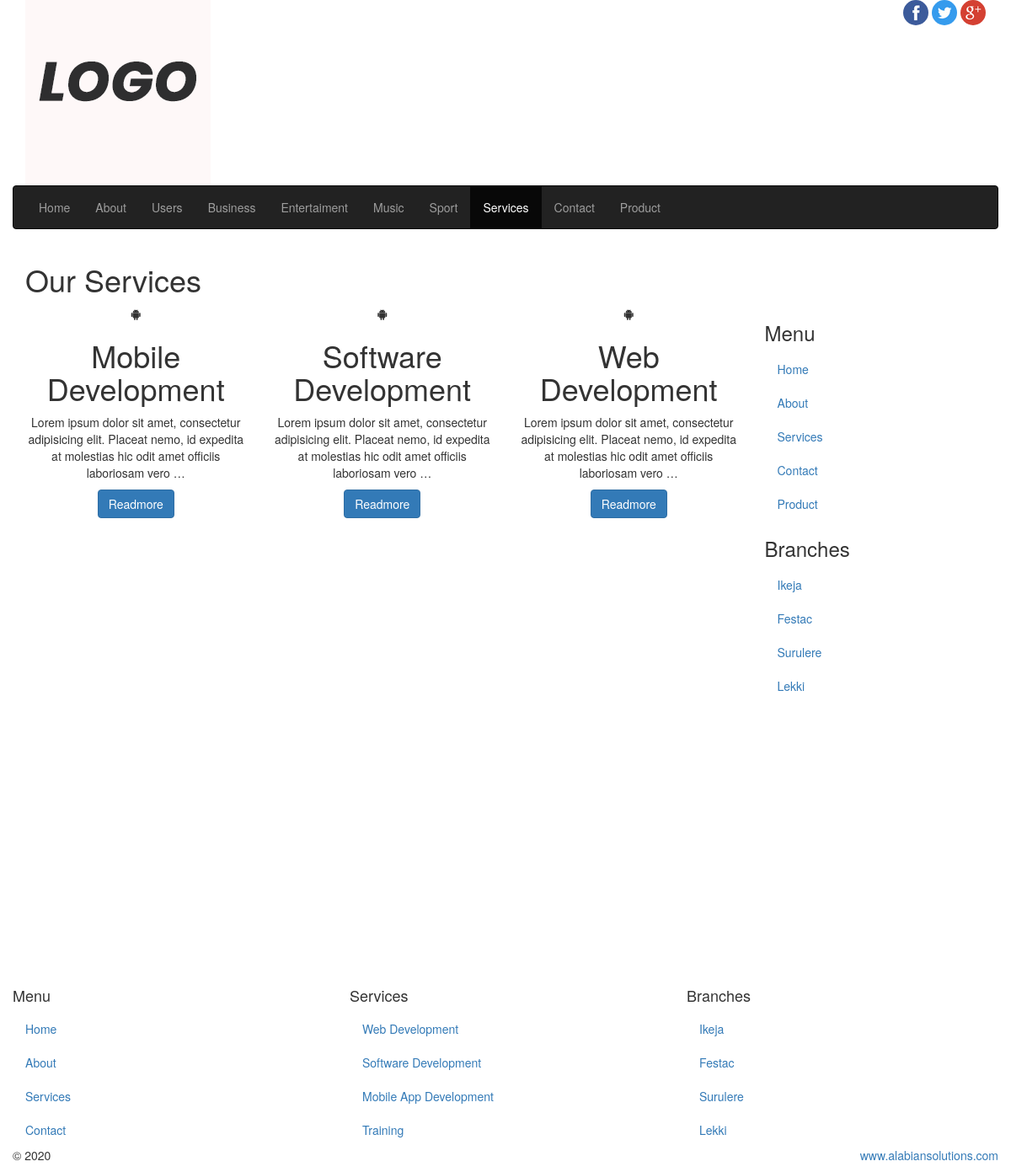
/frontend/service-page/, run on the app's committed database.
### classwork_app/models.py (models this page shows, shortened)
class Category(models.Model):
    cat_name = models.CharField(max_length=100, verbose_name='Category Name')
    desc = models.TextField(blank=True, null=True, verbose_name='Description')

class Services(models.Model):
    s_title = models.CharField(max_length=150)
    logos = models.FileField(blank=True, null=True, upload_to='uploads/')
    s_content = models.TextField()

### classwork_app/views.py (the view)
# urls.py: path('service-page/', views.service, name='service'),
def service(request):
    index_service = Services.objects.all()
    return render(request, 'classwork_app/services.html', { 'index2':index_service })

### classwork_app/custom_processor.py (called while the page is built)
def footer_date(request):
    footer_time = datetime.now()
    context = {'site_date':footer_time}
    return context

def menu_cat(request):
    category = Category.objects.all()
    kwargs = {'cat':category}
    return kwargs

### classwork_app/templates/classwork_app/services.html (shortened to what this page needs)
{% extends 'classwork_app/base.html' %}
{% load static %}
{% block content %}
  <section id="sectionTitle">
    <div class="pageTitle">
      <h1>Our Services</h1>
    </div>
  </section>
  <section id="services">
  <div class="row">
    <div class="col-sm-9 text-center" id="mainContent">
      <div class="row">
        {% if index2 %}
        {% for s in index2 %}
        <div class="col-sm-4">
          <span class="fa fa-android"></span>
          <h1>{{ s.s_title }}</h1>
          <p>
            {{ s.s_content|truncatewords:20 }}
          </p>
          <a href="{% url 'classwork_app:service_detail' s.id %}" class="btn btn-primary">Readmore</a>
        </div>
        {% endfor %}
        {% endif %}
      </div>
    </div>
    {% include 'classwork_app/sidebar.html' %}
  </div>
</section>
{% endblock  %}

### classwork_app/templates/classwork_app/base.html (shortened to what this page needs)
{% load static %}
<!DOCTYPE html>
<html lang="en">
  <head>
    <link href="{% static 'classwork_app/css/bootstrap.min.css' %}" rel="stylesheet">
    <link href="{% static 'classwork_app/css/font-awesome.min.css' %}" rel="stylesheet">
    <link href="{% static 'classwork_app/css/style.css' %}" rel="stylesheet">
  </head>
  <body>
    <div class="container">
      <header id="siteLogo">
        <div class="row">
          <div class="col-sm-3">
            <a href="index.html">
              <img src="{% static 'classwork_app/images/logo.png' %}">
            </a>
          </div>
          <div class="col-sm-9">
            <span class="social-logo pull-right">
              <a href="#">
                <img src="{% static 'classwork_app/images/fb.png' %}" class="img-circle">
              </a>
              <a href="#">
                <img src="{% static 'classwork_app/images/tw.png' %}" class="img-circle">
              </a><a href="#">
                <img src="{% static 'classwork_app/images/gp.png' %}" class="img-circle">
              </a>
            </span>
          </div>
        </div>
      </header>
      <section id="siteMenu">
        <div class="row">
          <nav class="navbar navbar-inverse">
            <div class="collapse navbar-collapse" id="mainNav">
                {% url 'index' as home %}
                {% url 'classwork_app:about' as about %}
                {% url 'classwork_app:users' as us %}
                {% url 'classwork_app:service' as service %}
              <ul class="nav navbar-nav">
                <li {% if request.path == home %} class='active' {% endif %}><a href="{% url 'index' %}">Home</a></li>
                <li {% if request.path == about %} class='active' {% endif %}><a href="{% url 'classwork_app:about' %}">About</a></li>
                <li {% if request.path == us %} class='active' {% endif %}><a href="{% url 'classwork_app:users' %}">Users</a></li>
                {% if cat %}
                  {% for c in cat %}
                  <li><a href="{% url 'classwork_app:post_list' c.id %}">{{ c.cat_name }}</a></li>
                  {% endfor %}
                {% endif %}
                <li {% if request.path == service %} class='active' {% endif %}><a href="{% url 'classwork_app:service' %}">Services</a></li>
                <li><a href="contact.html">Contact</a></li>
                <li><a href="#">Product</a></li>
              </ul>
            </div>
          </nav>
        </div>
      </section>
      {% block content %}
      {% endblock %}
    </div>
    <footer class="container-fluid" id="siteFooter">
      <div class="row">
        <div class="col-sm-4">
          <h4>Menu</h4>
          <ul class="nav">
            <li><a href="#">Home</a></li>
            <li><a href="#">About</a></li>
            <li><a href="#">Services</a></li>
            <li><a href="#">Contact</a></li>
          </ul>
        </div>
        <div class="col-sm-4">
          <h4>Services</h4>
          <ul class="nav">
            <li><a href="#">Web Development</a></li>
            <li><a href="#">Software Development</a></li>
            <li><a href="#">Mobile App Development</a></li>
            <li><a href="#">Training</a></li>
          </ul>
        </div>
        <div class="col-sm-4">
          <h4>Branches</h4>
          <ul class="nav">
            <li><a href="#">Ikeja</a></li>
            <li><a href="#">Festac</a></li>
            <li><a href="#">Surulere</a></li>
            <li><a href="#">Lekki</a></li>
          </ul>
        </div>
      </div>
      <div class="row">
        <div class="col-md-3">
          <p>&copy; {{ site_date| date:'Y'}}</p>
        </div>
        <div class="col-md-9">
          <p class="copy pull-right">
            <a href="#" target="_blank">www.alabiansolutions.com</a>
          </p>
        </div>
      </div>
    </footer>
  </body>
</html>

### data on the page
Category: cat_name "Business"
Category: cat_name "Entertaiment"
Category: cat_name "Music"
Category: cat_name "Sport"
Services: s_title "Mobile Development", s_content "Lorem ipsum dolor sit amet, consectetur adipisicing elit. Placeat nemo, id expedita at molestias hic odit amet officiis laboriosam vero …"
Services: s_title "Software Development", s_content "Lorem ipsum dolor sit amet, consectetur adipisicing elit. Placeat nemo, id expedita at molestias hic odit amet officiis laboriosam vero …"
Services: s_title "Web Development", s_content "Lorem ipsum dolor sit amet, consectetur adipisicing elit. Placeat nemo, id expedita at molestias hic odit amet officiis laboriosam vero …"
